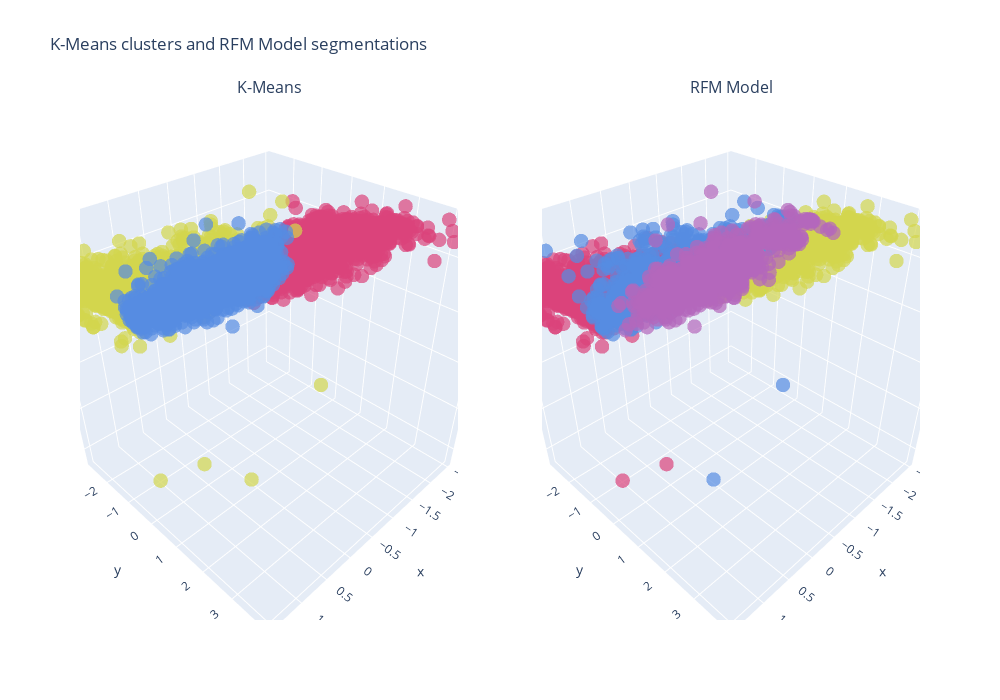

The code cell stored with this chart in its notebook:
### Markdown cell above
## 3d scatter plot

### Code cell
# Initialize figure with 4 3D subplots
f = make_subplots(
    rows=1, cols=2,
    specs=[[{'is_3d': True}, {'is_3d': True}]],
    subplot_titles=("K-Means", "RFM Model"))

# Generate data
myColors = ['#db437b', '#d3d64d', '#568ce2', '#b467bc']
for i in range(3):
    df = rfm_scaled[rfm_scaled.K_Cluster == i]
    x = df.Recency
    y = df.Frequency
    z = df.MonetaryValue
    color = myColors[i]
    
    f.add_trace(go.Scatter3d(x=x, y=y, z = z, name =str(i),
                         mode = 'markers', marker= dict(size=5, color=color, opacity = .7), scene='scene1'))

group = rfm_scaled.RFM_Group.tolist()

for i in range(4):
    df = rfm_scaled[rfm_scaled.RFM_Group == group[i]]
    x = df.Recency
    y = df.Frequency
    z = df.MonetaryValue
    color = myColors[i]
    
    f.add_trace(go.Scatter3d(x = x, y = y, z = z, name = group[i], 
                         mode = 'markers', marker = dict(size = 5, color = color, opacity = .7), scene='scene2'))
    
f.update_layout(
    title_text='K-Means clusters and RFM Model segmentations',
    height=700,
    width=1000,
    showlegend=False,
    autosize=True
)

fig = go.FigureWidget(f)

def cam_change(layout, camera):
    fig.layout.scene2.camera = camera

fig.layout.scene1.on_change(cam_change, 'camera')
fig.show()

### Figure 1 — Plotly figure (JSON) as saved in the notebook; plotly's stock layout.template omitted (floating-point values rounded to 4 significant figures; data arrays with more than 128 entries replaced by an {"elided": "..."} marker saying what was removed)
{"data": [{"marker": {"color": "#db437b", "opacity": 0.7, "size": 5}, "mode": "markers", "name": "0", "scene": "scene", "type": "scatter3d", "uid": "c1ab889f-b02d-42ef-966c-abc44d8e11fb", "x": {"elided": "1164 float values"}, "y": {"elided": "1164 float values"}, "z": {"elided": "1164 float values"}}, {"marker": {"color": "#d3d64d", "opacity": 0.7, "size": 5}, "mode": "markers", "name": "1", "scene": "scene", "type": "scatter3d", "uid": "861a07fa-83bc-4031-975c-beb7214ec19c", "x": {"elided": "1288 float values"}, "y": {"elided": "1288 float values"}, "z": {"elided": "1288 float values"}}, {"marker": {"color": "#568ce2", "opacity": 0.7, "size": 5}, "mode": "markers", "name": "2", "scene": "scene", "type": "scatter3d", "uid": "e9c1a2d7-3ef6-4b55-ac35-dd6408896697", "x": {"elided": "1920 float values"}, "y": {"elided": "1920 float values"}, "z": {"elided": "1920 float values"}}, {"marker": {"color": "#db437b", "opacity": 0.7, "size": 5}, "mode": "markers", "name": "Bronze", "scene": "scene2", "type": "scatter3d", "uid": "b2155378-423f-4a06-86cb-17e3e43357bc", "x": {"elided": "1293 float values"}, "y": {"elided": "1293 float values"}, "z": {"elided": "1293 float values"}}, {"marker": {"color": "#d3d64d", "opacity": 0.7, "size": 5}, "mode": "markers", "name": "Diamond", "scene": "scene2", "type": "scatter3d", "uid": "a0ea3e33-ddb6-4213-8976-033385887ba2", "x": {"elided": "944 float values"}, "y": {"elided": "944 float values"}, "z": {"elided": "944 float values"}}, {"marker": {"color": "#568ce2", "opacity": 0.7, "size": 5}, "mode": "markers", "name": "Silver", "scene": "scene2", "type": "scatter3d", "uid": "12daf76b-5f06-4dbc-98f3-f1acca0bd6eb", "x": {"elided": "1113 float values"}, "y": {"elided": "1113 float values"}, "z": {"elided": "1113 float values"}}, {"marker": {"color": "#b467bc", "opacity": 0.7, "size": 5}, "mode": "markers", "name": "Gold", "scene": "scene2", "type": "scatter3d", "uid": "00e15d59-6814-4e71-9b05-1e518079d961", "x": {"elided": "1022 float values"}, "y": {"elided": "1022 float values"}, "z": {"elided": "1022 float values"}}], "layout": {"annotations": [{"font": {"size": 16}, "showarrow": false, "text": "K-Means", "x": 0.225, "xanchor": "center", "xref": "paper", "y": 1, "yanchor": "bottom", "yref": "paper"}, {"font": {"size": 16}, "showarrow": false, "text": "RFM Model", "x": 0.775, "xanchor": "center", "xref": "paper", "y": 1, "yanchor": "bottom", "yref": "paper"}], "autosize": true, "height": 700, "scene": {"domain": {"x": [0, 0.45], "y": [0, 1]}}, "scene2": {"domain": {"x": [0.55, 1], "y": [0, 1]}}, "showlegend": false, "title": {"text": "K-Means clusters and RFM Model segmentations"}, "width": 1000}}
